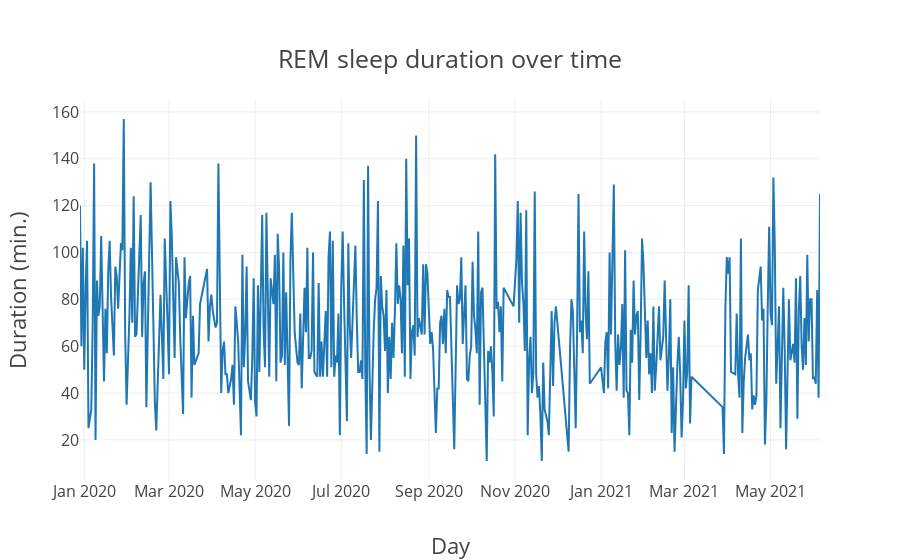

The cell this chart's notebook holds for it:
### Markdown cell above
I have been seeing lots of insufficient REM sleep in my sleep reports lately, which got me thinking - do I get less REM sleep than the average 26-year-old?

### Code cell
fig = go.Figure(
    data=[go.Scatter(x=df_sleep_merged["dateOfSleep"], y=df_sleep_merged["remMinutes"])],
    layout=go.Layout(
        title="REM sleep duration over time"))
fig.update_layout(
    title=PLOTLY_TITLE_CENTER_DICT,
    xaxis_title="Day",
    yaxis_title="Duration (min.)",
    font={"size": 18},
    yaxis={"tickfont": {"size": 16}},
    xaxis={"tickfont": {"size": 16}}
)

### Figure 1 — Plotly figure (JSON) as saved in the notebook; plotly's stock layout.template omitted (floating-point values rounded to 4 significant figures; data arrays with more than 128 entries replaced by an {"elided": "..."} marker saying what was removed)
{"data": [{"type": "scatter", "x": {"elided": "441 str values"}, "y": {"elided": "441 int values"}}], "layout": {"autosize": true, "font": {"size": 18}, "title": {"text": "REM sleep duration over time", "x": 0.5, "xanchor": "center", "yanchor": "top"}, "xaxis": {"autorange": true, "range": ["2019-12-29", "2021-06-05"], "tickfont": {"size": 16}, "title": {"text": "Day"}, "type": "date"}, "yaxis": {"autorange": true, "range": [2.889, 165.1], "tickfont": {"size": 16}, "title": {"text": "Duration (min.)"}, "type": "linear"}}}
